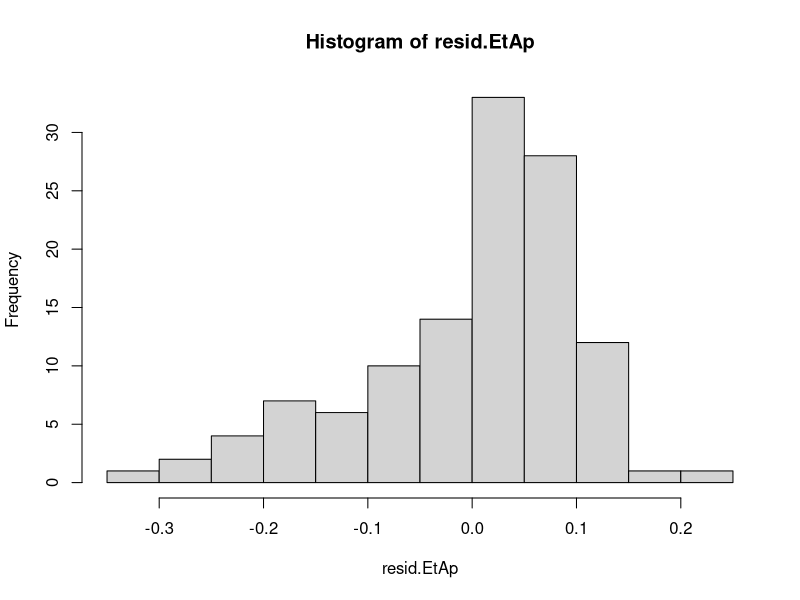
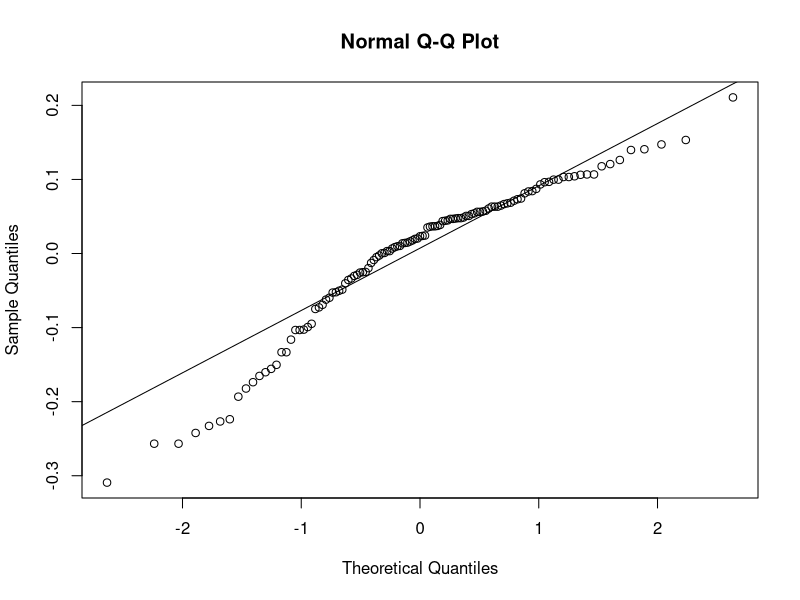
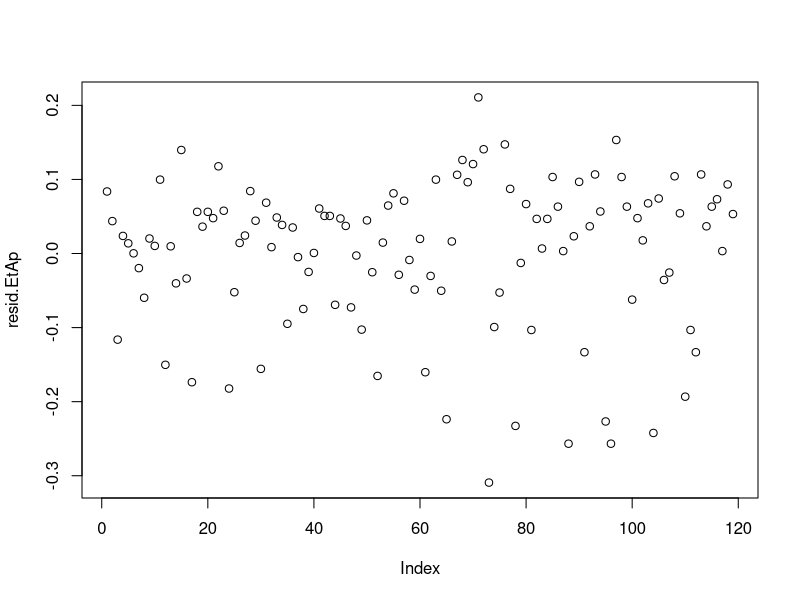
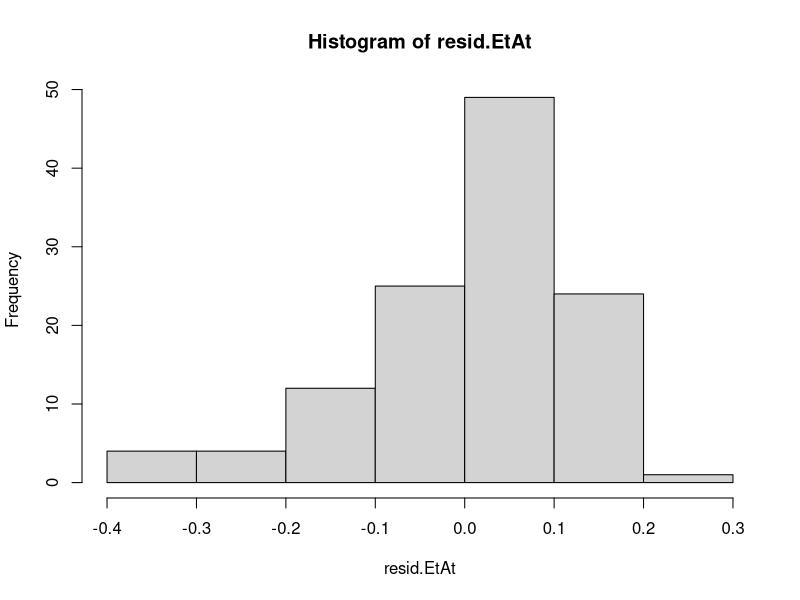
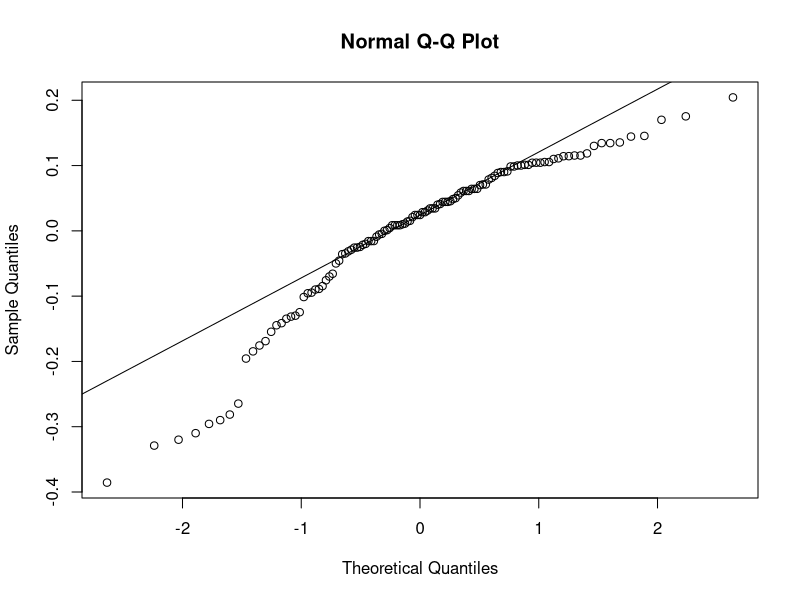
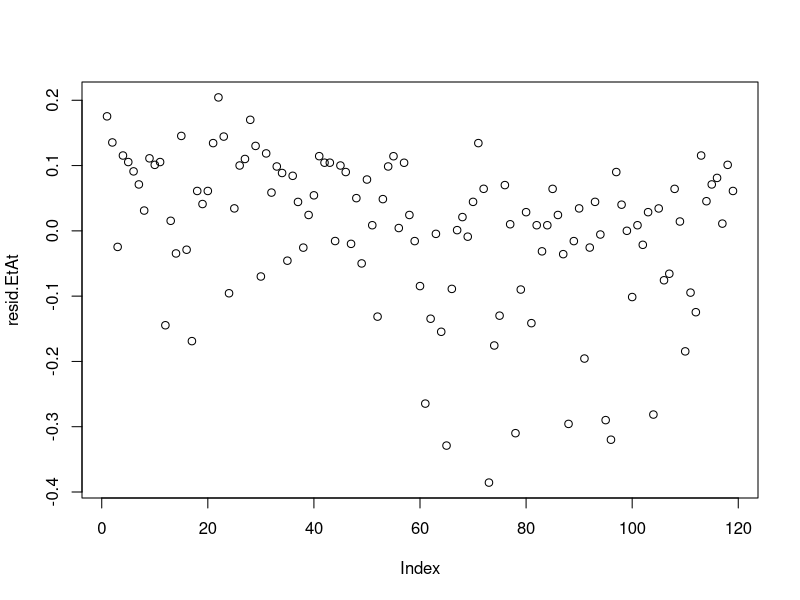
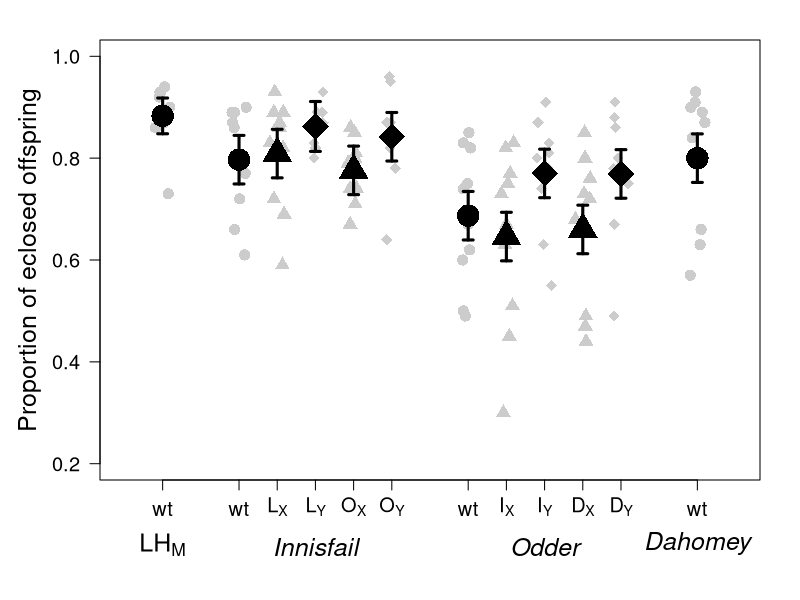
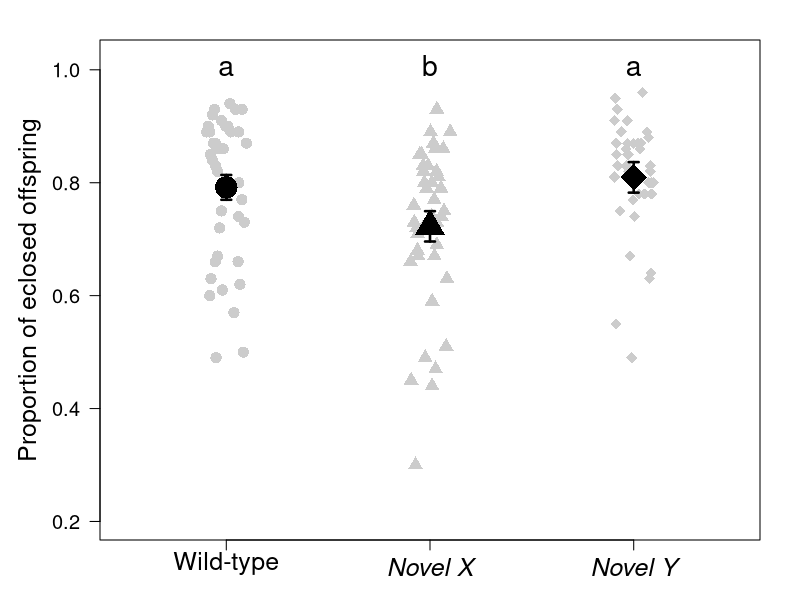

These charts were generated, in order, by the following R code:
################################################################################################
############################### EGG-TO-ADULT OFFSPRING VIABILITY ###############################
################################################################################################

#Set up environment
library(car)
library(Hmisc)

#Read in csv file with data
EtA.data <- read.table(file = "EggToAdultViability.csv", header = T, sep = ",")


##########################################  STATISTIC  #########################################


### CALCULATE THE PROPORTION OF LIVE OFFSPRING ###
EtA.data$prop_eclose <- EtA.data$eclosed / 100


##############################
######### POPULATION #########
##############################


### LINEAT MODEL ###

#Linear model testing if population has a significant effect on the offspring survival with block
model.EtAp <- lm(prop_eclose ~ population + block, data = EtA.data)
#ANOVA
anova(model.EtAp, test = "F")
#Population is significant, P = 2.777e-06
#Block is significant, P = 0.0002801


#Homogeneity of variances
leveneTest(EtA.data$prop_eclose, EtA.data$population)
#No significant, assumption of homogeneity of variances is met, can use ANOVA

#Test the model by looking at the residuls
resid.EtAp <- residuals(model.EtAp)
hist(resid.EtAp)
shapiro.test(resid.EtAp)
qqnorm(resid.EtAp)
qqline(resid.EtAp)
plot(resid.EtAp)
#The residuls are more or less normally distrubuted, meaning that the model is valid 



#############################
######### TREATMENT #########
#############################


### LINEAT MODEL ###

#Linear mixed model testing if treatment has a significant effect on offspring survival with block
model.EtAt <- lm(prop_eclose ~ treatment + block, data = EtA.data)
#ANOVA
anova(model.EtAt, test = "F")
#Treatment is significant, P = 0.004107
#Block is significant, P = 0.001023


#Homogeneity of variances
leveneTest(EtA.data$prop_eclose, EtA.data$treatment)
#No significant, assumption of homogeneity of variances is met, can use ANOVA

#Test the model by looking at the residuls
resid.EtAt <- residuals(model.EtAt)
hist(resid.EtAt)
shapiro.test(resid.EtAt)
qqnorm(resid.EtAt)
qqline(resid.EtAt)
plot(resid.EtAt)
#The residuls are more or less normally distrubuted, meaning that the model is valid


#I do a post hoc test to see which treaments are significantly different
RESULT.EtAt <- aov(model.EtAt)
TukeyHSD(RESULT.EtAt)
#Novel X is significant different from the other two



#########################################  PLOT DATA  #########################################


#Create new dataframe for plotting
EtAplot <- EtA.data[c(1:2, 6)]
#Remove NAs
EtAplot <- EtAplot[which(is.na(EtA.data$prop_eclose) == F),]


### PLOT POPULATION ###

#Add fitted values
EtAplot$fittedPop <- fitted(model.EtAp)

#Caluclate mean
EtApop.M <- tapply(EtAplot$fittedPop, EtAplot$population, mean)
#SE
EtApop.SE <- (summary(model.EtAp)$coefficients[,2])[-13]

# Plot
par(mar = c(6, 5, 2, 2))
plot(NULL, xlim = c(0, 8), xlab = "", xaxt = "n", ylim = c(0.2, 1),
     ylab = "Proportion of eclosed offspring", cex.axis = 1.2, cex.lab = 1.5, las = 1)
#Add points
stripchart(EtAplot$prop_eclose ~ EtAplot$population, add = T, vertical = T,
           method = "jitter", pch = c(16, 16,17,18,17,18, 16,17,18,17,18, 16), 
           cex = 1.5, col = "gray80", at = c(0.5, 1.5,2,2.5,3,3.5, 4.5,5,5.5,6,6.5, 7.5))
#Add errorbars
xEtApop <- c(0.5, 1.5,2,2.5,3,3.5, 4.5,5,5.5,6,6.5, 7.5)
errbar(xEtApop, EtApop.M, EtApop.M + EtApop.SE, EtApop.M - EtApop.SE, 
       pch = c(16, 16,17,18,17,18, 16,17,18,17,18, 16), cex = c(3, 3,3,3.5,3,3.5, 3,3,3.5,3,3.5, 3), 
       lwd = 3, add = T)
#AXIS
axis(1, at = c(0.5, 1.5,2,2.5,3,3.5, 4.5,5,5.5,6,6.5, 7.5), cex.axis = 1.2,
     labels = c("wt", "wt", expression("L"["X"]), expression("L"["Y"]), expression("O"["X"]), expression("O"["Y"]),
                "wt", expression("I"["X"]), expression("I"["Y"]), expression("D"["X"]), expression("D"["Y"]), "wt"))
#And add text on top
mtext(expression("LH"["M"]), side = 1, line = 3, at = 0.5, cex = 1.5)
mtext(expression(italic("Innisfail")), side = 1, line = 3, at = 2.5, cex = 1.5)
mtext(expression(italic("Odder")), side = 1, line = 3, at = 5.5, cex = 1.5)
mtext(expression(italic("Dahomey")), side = 1, line = 3, at = 7.5, cex = 1.5)



### PLOT TREATMENT ###

#Add fitted values
EtAplot$fittedTreat <- fitted(model.EtAt)

#Caluclate mean
EtAtreat.M <- tapply(EtAplot$fittedTreat, EtAplot$treatment, mean)
#SE
EtAtreat.SE <- (summary(model.EtAt)$coefficients[c(1:3), 2])


# Plot
par(mar = c(3, 5, 2, 2))
plot(NULL, xlim = c(0.5, 3.5), xlab = "", xaxt = "n", ylim = c(0.2, 1.02),
     ylab = "Proportion of eclosed offspring", cex.axis = 1.2, cex.lab = 1.5, las = 1)
#Add points
stripchart(EtAplot$prop_eclose ~ EtAplot$treatment, add = T, vertical = T, 
           method = "jitter", pch = c(16, 17, 18), cex = 1.5, col = "gray80")
#Add errorbars
xEtAtreat <- c(1, 2, 3)
errbar(xEtAtreat, EtAtreat.M, EtAtreat.M + EtAtreat.SE, EtAtreat.M - EtAtreat.SE, 
       pch = c(16, 17, 18), cex = c(3, 3, 3.5), lwd = 2.5, add = T)
#AXIS
axis(1, at = seq (1, 3, by = 1), cex.axis = 1.5, 
     labels = c("Wild-type", expression(italic("Novel X")), expression(italic("Novel Y"))))
#Novel X is different
mtext("a", side = 3, line = -2, at = 1, cex = 1.7)
mtext("b", side = 3, line = -2, at = 2, cex = 1.7)
mtext("a", side = 3, line = -2, at = 3, cex = 1.7)
